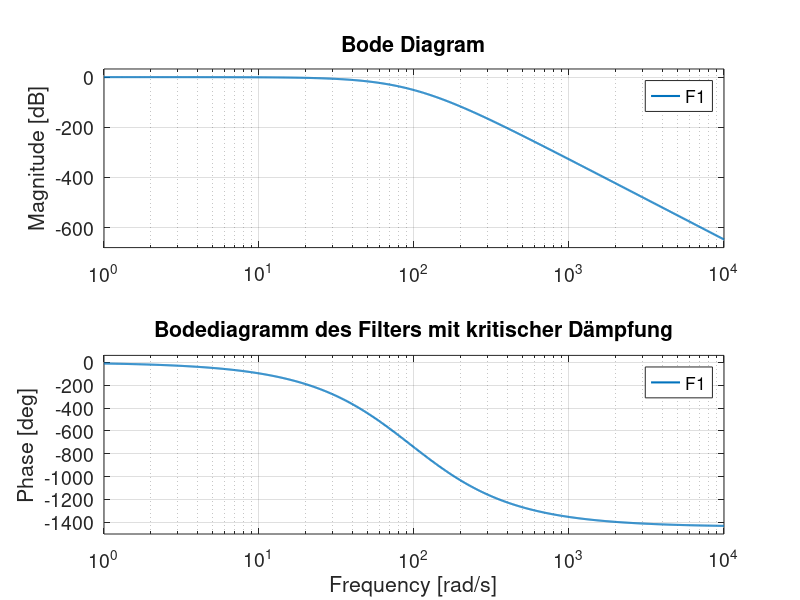
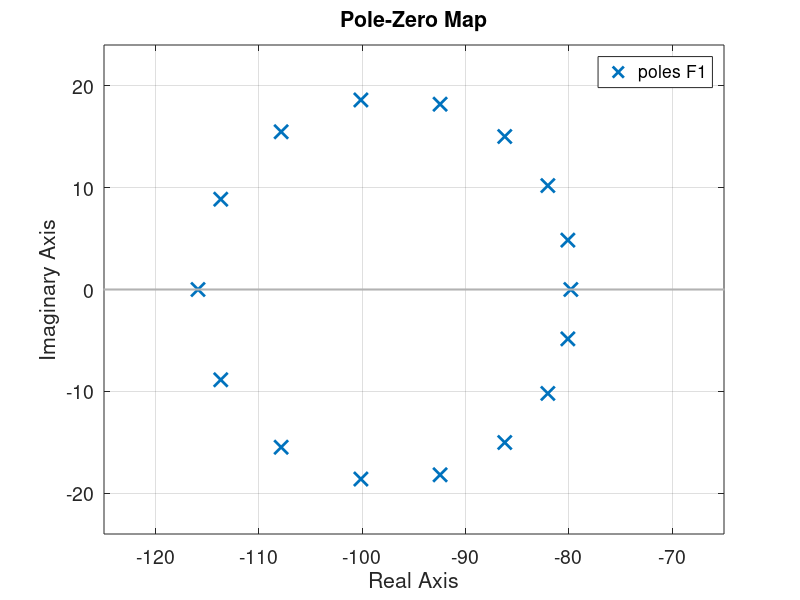
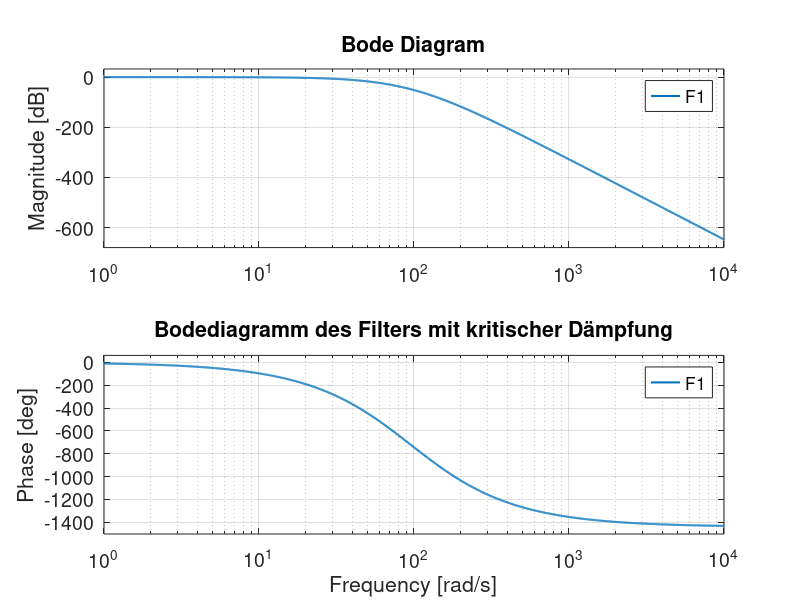
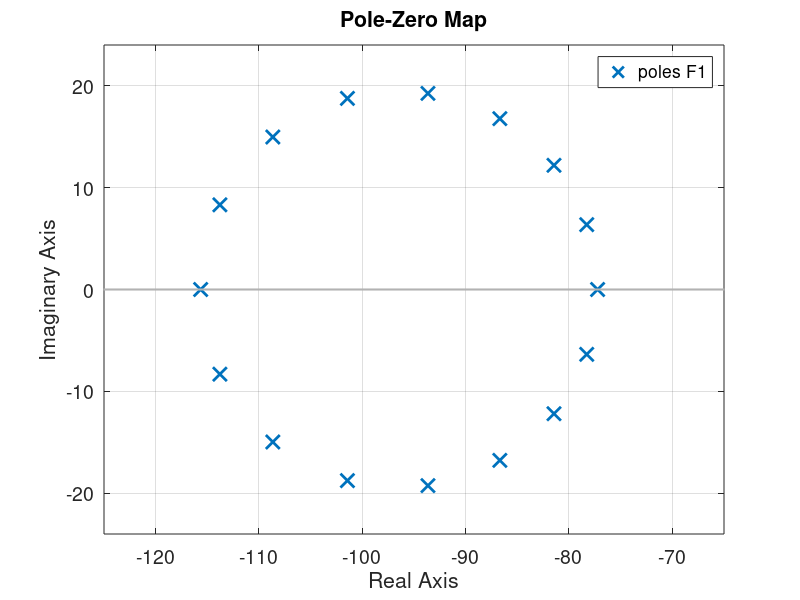

These charts were generated, in order, by the following MATLAB code: (Note: this script raises an error after producing the figures.)
%%% Defaultwert
set(0,'defaulttextfontname','Helvetica','defaultaxesfontname','Helvetica');
set(0,'defaulttextfontsize',16,'defaultaxesfontsize',14);
set(0,'defaultlinelinewidth',1.5,'defaultlinemarkersize',10);

%% Kapitel 8: Filter %%
clear
close all

%% Aufgabe 1 %%

omega_G = 20;
omega_s = 55;
A_Dq = 1/2;
A_sq = 1/100;

epsilon = sqrt((1/A_Dq)-1);
lambda = sqrt((1/A_sq)-1);

%% Aufgabe 2 %%

N_min = log10(lambda/epsilon)/log10(omega_s/omega_G);
N1 = ceil(N_min);

while 1

    links = 1 / (1 + (omega_s^2/omega_G^2) * (nthroot(1+epsilon^2,N1)-1))^N1;
    rechts = 1/(1 + lambda^2);
    T1 = (sqrt(nthroot(1+epsilon^2,N1)-1))/omega_G;
    if (links<=rechts)
        break
    end
    N1 = N1+1;
end


F1 = tf(1,[T1 1]);
F1 = F1^N1;
figure(1)
bode(F1), grid on, title('Bodediagramm des Filters mit kritischer Dämpfung')

figure(2)
pzmap(F1)

% z = [];
% p = [-1/T 1 N1];
% k = 1/T^N1;

% [z, p, k] = tf2zp(1,[T 1]);

F1=zpk([],repmat(-1/T1,1,N1),1/T1^N1);

figure(3)
bode(F1), grid on, title('Bodediagramm des Filters mit kritischer Dämpfung')

figure(4)
pzmap(F1)

%% Aufgabe 3 %%

N2 = ceil(log(lambda/epsilon)/log(omega_s/omega_G));
a(1) = 1;

while 1

    for n=2:N2
        a(n) = 2*(N2-n+1)/(n*(2*N2-n+1))*a(n-1);
    end

    T2=fsolve(@(T2) filtFun(T2,N2,a,epsilon,omega_G),0.001);
    sum=0;

    for j=1:N2
        sum = sum + a(j)*T2^j*(1i*omega_s)^j;
    end

     if(1./((abs(1+sum)).^2)<=1/(1+lambda^2))
         break;
     end
     N2=N2+1;
end
N2 

for i1=1:N2
   temp(i1) = a(i1)*T2^i1;
end

den = [fliplr(temp) 1];

F2 = tf(1,den);

%% Aufgabe 4 %%
N3 = ceil(log(lambda/epsilon)/log(omega_s/omega_G));

alpha = [];
F3 = tf(1);
for n=1:N3
    alpha(n) = omega_G * epsilon^(-1/N3) * exp(1i*pi*(N3+2*n-1)/(2*N3));
    F3=F3*tf(1,[1 -alpha(n)]);
end

F3=F3*prod(alpha)*(-1)^N3;

%% Aufgabe 5 %%
N4 = ceil(acosh(lambda/epsilon)/acosh(omega_s/omega_G));

F4=tf(1);
alpha4=[];
for n=1:N4
    alpha4(n)=omega_G*sinh(1/N4*asinh(1/epsilon))*...
        cos((2*n+N4-1)/(2*N4)*pi)+1i*omega_G*...
        cosh(1/N4*asinh(1/epsilon))*sin((2*n+N4-1)/(2*N4)*pi);
    F4=F4*tf(1,[1 -alpha4(n)]);
end

if(rem(N4,2)==0) %gerade
    F4=F4/(sqrt(1+epsilon^2))*prod(alpha4);
else %ungerade
    F4=-F4*prod(alpha4);
end

%% Aufgabe 6 %%

omega = logspace(-1,3);
omega = sort([omega omega_s omega_G]);

figure(5)
bode(F1, omega), grid on,
hold on
bode(F2, omega)
hold on
bode(F3, omega)
hold on
bode(F4, omega), legend('Filter kritischer Dämpfung','Bessel' ...
    ,'Butterworth','Tschebychev',Interpreter='latex')
set(findall(gcf,'Type','line'),'LineWidth',2);

%% Aufgabe 7 %%
w = linspace(1,1000,1999);
dw = 0.5;
[A1,ph1] = bode(F1,w);
[A2,ph2] = bode(F2,w);
[A3,ph3] = bode(F3,w);
[A4,ph4] = bode(F4,w);

LZ1 = 1/dw*diff(ph1)/180*pi;
LZ1 = squeeze(LZ1);
LZ2 = 1/dw*diff(ph2)/180*pi;
LZ2 = squeeze(LZ2);
LZ3 = 1/dw*diff(ph3)/180*pi;
LZ3 = squeeze(LZ3);
LZ4 = 1/dw*diff(ph4)/180*pi;
LZ4 = squeeze(LZ4);

figure(6)
semilogx(w(1:end-1),LZ1)
hold on
semilogx(w(1:end-1),LZ2)
hold on
semilogx(w(1:end-1),LZ3)
hold on
semilogx(w(1:end-1),LZ4)
legend('Filter kritischer Dämpfung','Bessel','Butterworth' ...
    ,'Tschebyscheff',Interpreter='latex');
grid on;
xlabel('Kreisfrequenz in [rad/s]',Interpreter='latex');
ylabel('Gruppenlaufzeit in [s]',Interpreter='latex');

%% Aufgabe 8 %%
t_s = 0:0.01:2;
y = sin(2*pi*t_s);
rect = (sign(y)+1)/2;
figure(7)
plot(t_s,rect)
g_x1 = lsim(F1,rect,t_s);
g_x2 = lsim(F2,rect,t_s);
g_x3 = lsim(F3,rect,t_s);
g_x4 = lsim(F4,rect,t_s);
hold on;
plot(t_s,g_x1,'linewidth',2)
plot(t_s,g_x2,'linewidth',2)  
plot(t_s,g_x3,'linewidth',2)
plot(t_s,g_x4,'linewidth',2)
title('Impulsfolge und Systemantworten',Interpreter='latex')
legend('Impulsfolge','Filter kritischer Dämpfung','Bessel','Butterworth' ...
    ,'Tschebyscheff',Interpreter='latex')
xlabel('Zeit in [s]',Interpreter='latex');
ylabel('Amplitude',Interpreter='latex');

%% Aufgabe 9 %%
M = importdata('Messwerte.mat');
t = M.t;
x = M.x;
m1 = lsim(F1,x,t);
m2 = lsim(F2,x,t);
m3 = lsim(F3,x,t);
m4 = lsim(F4,x,t);
x_clean = sin(0.8*omega_G);
figure(8)
plot(t,x)
hold on;
plot(t,m1)
plot(t,m2)
plot(t,m3)
plot(t,m4)
plot(t,x_clean)
title('Filterung eines gestoerten Signals', Interpreter='latex')
legend('gestörtes Signal','Filter kritischer Dämpfung','Bessel','Butterworth','Tschebyscheff', ...
    'ungestörtes Signal')
xlabel('Zeit in [s]', Interpreter='latex')
ylabel('Amplitude', Interpreter='latex')
